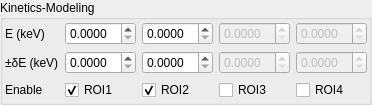
            <widget class="QGroupBox" name="groupBox_6">
             <property name="sizePolicy">
              <sizepolicy hsizetype="Preferred" vsizetype="Minimum">
               <horstretch>0</horstretch>
               <verstretch>0</verstretch>
              </sizepolicy>
             </property>
             <property name="title">
              <string>Kinetics-Modeling</string>
             </property>
             <layout class="QGridLayout" name="gridLayout_11">
              <property name="leftMargin">
               <number>2</number>
              </property>
              <property name="topMargin">
               <number>2</number>
              </property>
              <property name="rightMargin">
               <number>2</number>
              </property>
              <property name="bottomMargin">
               <number>2</number>
              </property>
              <item row="0" column="0" colspan="2">
               <layout class="QGridLayout" name="gridLayout_3">
                <item row="1" column="1">
                 <widget class="QDoubleSpinBox" name="doubleSpinBox_kinetics_edelta1">
                  <property name="sizePolicy">
                   <sizepolicy hsizetype="Minimum" vsizetype="Minimum">
                    <horstretch>0</horstretch>
                    <verstretch>0</verstretch>
                   </sizepolicy>
                  </property>
                  <property name="decimals">
                   <number>4</number>
                  </property>
                  <property name="singleStep">
                   <double>0.001000000000000</double>
                  </property>
                 </widget>
                </item>
                <item row="0" column="1">
                 <widget class="QDoubleSpinBox" name="doubleSpinBox_kinetics_ecenter1">
                  <property name="sizePolicy">
                   <sizepolicy hsizetype="Minimum" vsizetype="Minimum">
                    <horstretch>0</horstretch>
                    <verstretch>0</verstretch>
                   </sizepolicy>
                  </property>
                  <property name="decimals">
                   <number>4</number>
                  </property>
                  <property name="singleStep">
                   <double>0.001000000000000</double>
                  </property>
                 </widget>
                </item>
                <item row="2" column="4">
                 <widget class="QCheckBox" name="checkBox_kinetics_roi4">
                  <property name="sizePolicy">
                   <sizepolicy hsizetype="Minimum" vsizetype="Minimum">
                    <horstretch>0</horstretch>
                    <verstretch>0</verstretch>
                   </sizepolicy>
                  </property>
                  <property name="text">
                   <string>ROI4</string>
                  </property>
                 </widget>
                </item>
                <item row="2" column="1">
                 <widget class="QCheckBox" name="checkBox_kinetics_roi1">
                  <property name="sizePolicy">
                   <sizepolicy hsizetype="Minimum" vsizetype="Minimum">
                    <horstretch>0</horstretch>
                    <verstretch>0</verstretch>
                   </sizepolicy>
                  </property>
                  <property name="text">
                   <string>ROI1</string>
                  </property>
                  <property name="checked">
                   <bool>true</bool>
                  </property>
                 </widget>
                </item>
                <item row="1" column="2">
                 <widget class="QDoubleSpinBox" name="doubleSpinBox_kinetics_edelta2">
                  <property name="sizePolicy">
                   <sizepolicy hsizetype="Minimum" vsizetype="Minimum">
                    <horstretch>0</horstretch>
                    <verstretch>0</verstretch>
                   </sizepolicy>
                  </property>
                  <property name="decimals">
                   <number>4</number>
                  </property>
                  <property name="singleStep">
                   <double>0.001000000000000</double>
                  </property>
                 </widget>
                </item>
                <item row="2" column="3">
                 <widget class="QCheckBox" name="checkBox_kinetics_roi3">
                  <property name="sizePolicy">
                   <sizepolicy hsizetype="Minimum" vsizetype="Minimum">
                    <horstretch>0</horstretch>
                    <verstretch>0</verstretch>
                   </sizepolicy>
                  </property>
                  <property name="text">
                   <string>ROI3</string>
                  </property>
                 </widget>
                </item>
                <item row="0" column="2">
                 <widget class="QDoubleSpinBox" name="doubleSpinBox_kinetics_ecenter2">
                  <property name="sizePolicy">
                   <sizepolicy hsizetype="Minimum" vsizetype="Minimum">
                    <horstretch>0</horstretch>
                    <verstretch>0</verstretch>
                   </sizepolicy>
                  </property>
                  <property name="decimals">
                   <number>4</number>
                  </property>
                  <property name="singleStep">
                   <double>0.001000000000000</double>
                  </property>
                 </widget>
                </item>
                <item row="0" column="0">
                 <widget class="QLabel" name="label_8">
                  <property name="sizePolicy">
                   <sizepolicy hsizetype="Minimum" vsizetype="Minimum">
                    <horstretch>0</horstretch>
                    <verstretch>0</verstretch>
                   </sizepolicy>
                  </property>
                  <property name="text">
                   <string>E (keV)</string>
                  </property>
                 </widget>
                </item>
                <item row="0" column="4">
                 <widget class="QDoubleSpinBox" name="doubleSpinBox_kinetics_ecenter4">
                  <property name="enabled">
                   <bool>false</bool>
                  </property>
                  <property name="sizePolicy">
                   <sizepolicy hsizetype="Minimum" vsizetype="Minimum">
                    <horstretch>0</horstretch>
                    <verstretch>0</verstretch>
                   </sizepolicy>
                  </property>
                  <property name="decimals">
                   <number>4</number>
                  </property>
                  <property name="singleStep">
                   <double>0.001000000000000</double>
                  </property>
                 </widget>
                </item>
                <item row="2" column="0">
                 <widget class="QLabel" name="label_4">
                  <property name="sizePolicy">
                   <sizepolicy hsizetype="Minimum" vsizetype="Minimum">
                    <horstretch>0</horstretch>
                    <verstretch>0</verstretch>
                   </sizepolicy>
                  </property>
                  <property name="text">
                   <string>Enable</string>
                  </property>
                 </widget>
                </item>
                <item row="0" column="3">
                 <widget class="QDoubleSpinBox" name="doubleSpinBox_kinetics_ecenter3">
                  <property name="enabled">
                   <bool>false</bool>
                  </property>
                  <property name="sizePolicy">
                   <sizepolicy hsizetype="Minimum" vsizetype="Minimum">
                    <horstretch>0</horstretch>
                    <verstretch>0</verstretch>
                   </sizepolicy>
                  </property>
                  <property name="decimals">
                   <number>4</number>
                  </property>
                  <property name="singleStep">
                   <double>0.001000000000000</double>
                  </property>
                 </widget>
                </item>
                <item row="2" column="2">
                 <widget class="QCheckBox" name="checkBox_kinetics_roi2">
                  <property name="sizePolicy">
                   <sizepolicy hsizetype="Minimum" vsizetype="Minimum">
                    <horstretch>0</horstretch>
                    <verstretch>0</verstretch>
                   </sizepolicy>
                  </property>
                  <property name="text">
                   <string>ROI2</string>
                  </property>
                  <property name="checked">
                   <bool>true</bool>
                  </property>
                 </widget>
                </item>
                <item row="1" column="4">
                 <widget class="QDoubleSpinBox" name="doubleSpinBox_kinetics_edelta4">
                  <property name="enabled">
                   <bool>false</bool>
                  </property>
                  <property name="sizePolicy">
                   <sizepolicy hsizetype="Minimum" vsizetype="Minimum">
                    <horstretch>0</horstretch>
                    <verstretch>0</verstretch>
                   </sizepolicy>
                  </property>
                  <property name="decimals">
                   <number>4</number>
                  </property>
                  <property name="singleStep">
                   <double>0.001000000000000</double>
                  </property>
                 </widget>
                </item>
                <item row="1" column="3">
                 <widget class="QDoubleSpinBox" name="doubleSpinBox_kinetics_edelta3">
                  <property name="enabled">
                   <bool>false</bool>
                  </property>
                  <property name="sizePolicy">
                   <sizepolicy hsizetype="Minimum" vsizetype="Minimum">
                    <horstretch>0</horstretch>
                    <verstretch>0</verstretch>
                   </sizepolicy>
                  </property>
                  <property name="decimals">
                   <number>4</number>
                  </property>
                  <property name="singleStep">
                   <double>0.001000000000000</double>
                  </property>
                 </widget>
                </item>
                <item row="1" column="0">
                 <widget class="QLabel" name="label_12">
                  <property name="sizePolicy">
                   <sizepolicy hsizetype="Minimum" vsizetype="Minimum">
                    <horstretch>0</horstretch>
                    <verstretch>0</verstretch>
                   </sizepolicy>
                  </property>
                  <property name="text">
                   <string>±δE (keV)</string>
                  </property>
                 </widget>
                </item>
               </layout>
              </item>
             </layout>
            </widget>
